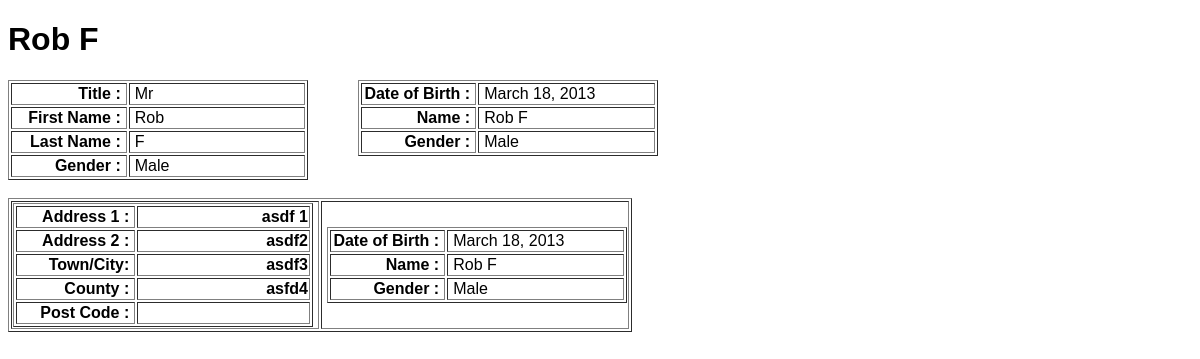
Before: /member/1/ with the older database file.
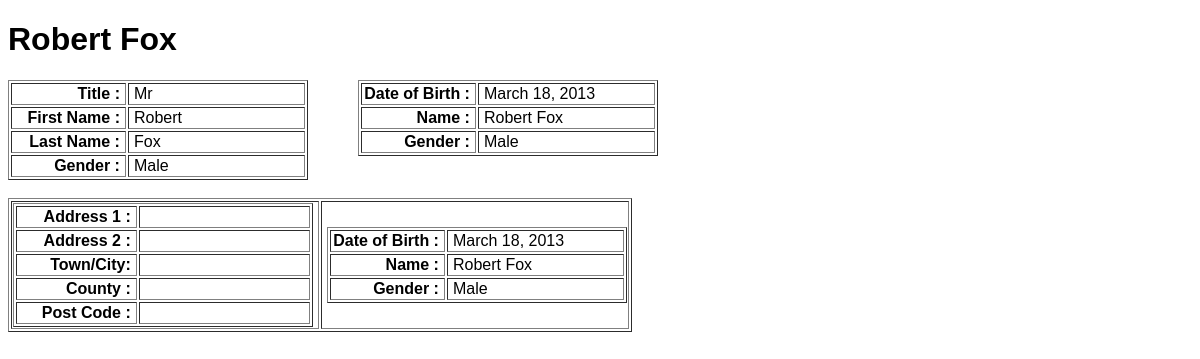
After: the same page with the newer database file.
### members/models.py (models this page shows, shortened)
class Member(models.Model):
    TITLE_CHOICES = (
        ('MR', 'Mr'),
        ('MRS', 'Mrs'),
        ('MISS', 'Miss'),
        ('MS', 'Ms'),
        ('DR', 'Dr'),
    )
    title = models.CharField(max_length=4, choices=TITLE_CHOICES)
    first_name = models.CharField(max_length=200)
    last_name = models.CharField(max_length=200)
    date_of_birth = models.DateField()
    GENDER_CHOICES = (
        ('M', 'Male'),
        ('F', 'Female'),
    )
    gender = models.CharField(max_length=1, choices=GENDER_CHOICES)
    address_1 = models.CharField(max_length=200,  blank=True, verbose_name='Address Line 1')
    address_2 = models.CharField(max_length=200,  blank=True, verbose_name='Address Line 2')
    address_3 = models.CharField(max_length=200,  blank=True, verbose_name='Town/City')
    address_4 = models.CharField(max_length=200,  blank=True, verbose_name='County')
    post_code = models.CharField(max_length=10)
    home_phone = models.CharField(max_length=20,  blank=True)
    mobile_phone = models.CharField(max_length=20,  blank=True)
    email = models.EmailField(blank=True, verbose_name='e-mail')
    em_contact_name = models.CharField(max_length=200,  blank=True, verbose_name='Emergency Contact Name')
    em_relationship = models.CharField(max_length=200,  blank=True, verbose_name='Relationship to Participant')
    em_contact_no = models.CharField(max_length=200,  blank=True, verbose_name='Emergency Contact Number')
    membership_type = models.ForeignKey(MembershipType)
    br_membership_no = models.CharField(max_length=200,  blank=True, verbose_name='BR Membership number')
    rowing_points = models.IntegerField(default=0, blank=True)
    sculling_points = models.IntegerField(default=0, blank=True)
    YESNO_CHOICES = (
        ('Y', 'Yes'),
        ('N', 'No'),
    )
    capsize_drill = models.CharField(max_length=1, choices=YESNO_CHOICES,blank=True)
    swim_50  = models.CharField(max_length=1, choices=YESNO_CHOICES, blank=True,verbose_name='50 metres')
    swim_5_underwater = models.CharField(max_length=1, choices=YESNO_CHOICES, blank=True,verbose_name='5 metres underwater')
    swim_tread = models.CharField(max_length=1, choices=YESNO_CHOICES, blank=True,verbose_name='Tread water for 2 minutes')
    start_date = models.DateField(("Start Date"), default=date.today)
    pg_name  = models.CharField(max_length=200,  blank=True, verbose_name='Parent \ Guardian')
    health_1_good_health = models.CharField(max_length=1, choices=YESNO_CHOICES, default='Y', verbose_name='Good general health?')
    health_1_details = models.TextField(blank=True, verbose_name='if No - details')
    health_2_diabetes = models.CharField(max_length=1, choices=YESNO_CHOICES, default='N', verbose_name='Diabetes')
    health_2_epilepsy = models.CharField(max_length=1, choices=YESNO_CHOICES, default='N', verbose_name='Epilepsy')
    health_2_asthma = models.CharField(max_length=1, choices=YESNO_CHOICES, default='N', verbose_name='Asthma')
    health_2_dyspraxia = models.CharField(max_length=1, choices=YESNO_CHOICES, default='N', verbose_name='Dyspraxia')
    health_2_heart_disease = models.CharField(max_length=1, choices=YESNO_CHOICES, default='N', verbose_name='Heart Disease')
    health_2_other = models.CharField(max_length=1, choices=YESNO_CHOICES, default='N', verbose_name='Other')
    health_2_details  = models.TextField(blank=True, verbose_name='if Yes - details')
    health_3_other = models.CharField(max_length=1, choices=YESNO_CHOICES, default='N', verbose_name='Other conditions affecting Rowing?')
    health_3_details  = models.TextField(blank=True, verbose_name='if Yes - details')
    health_4_other = models.CharField(max_length=1, choices=YESNO_CHOICES, default='N',verbose_name='Other health conditions?')
    health_4_details  = models.TextField(blank=True, verbose_name='if Yes - details')

### members/views.py (the view)
# urls.py: url(r'^(?P<member_id>\d+)/$', views.detail, name='detail'),
def detail(request, member_id):
    member = get_object_or_404(Member, pk=member_id)
    return render(request, 'member/detail.html', {'member': member})

### members/templates/member/detail.html
<!doctype html>
<html>
    <head>
        <link rel="stylesheet" type="text/css" href="{{ STATIC_URL }}screen.css" />
    </head>
<body>
<h1>{{ member.first_name }} {{ member.last_name }}</h1>
<div class="table_left">
<table border=1>
  <tbody>
    <tr>
      <td>Title : </td>
      <td>{{ member.get_title_display }}</td>
    </tr>
    <tr>
      <td>First Name : </td>
      <td>{{ member.first_name }}</td>
    </tr>
    <tr>
      <td>Last Name : </td>
      <td>{{ member.last_name }}</td>
    </tr>
    <tr>
      <td>Gender : </td>
      <td>{{ member.get_gender_display }}</td>
    </tr>
  </tbody>
</table>
<br>
</div>
<table border=1>
  <tbody>
    <tr>
      <td>Date of Birth : </td>
      <td>{{ member.date_of_birth }}</td>
    </tr>
    <tr>
      <td>Name : </td>
      <td>{{ member.first_name }} {{ member.last_name }}</td>
    </tr>
    <tr>
      <td>Gender : </td>
      <td>{{ member.get_gender_display }}</td>
    </tr>
  </tbody>
  </table>
<br>
<div class="table_left">
<table border=1>
  <tbody>
    <tr>
      <td>
<table border=1>
  <tbody>
    <tr>
      <td>Address 1 : </td>
      <td>{{ member.address_1 }}</td>
    </tr>
    <tr>
      <td>Address 2 : </td>
      <td>{{ member.address_2 }}</td>
    </tr>
    <tr>
      <td>Town/City: </td>
      <td>{{ member.address_3 }}</td>
    </tr>
    <tr>
      <td>County : </td>
      <td>{{ member.address_4 }}</td>
    </tr>
    <tr>
      <td>Post Code : </td>
      <td>{{ post_code }}</td>
    </tr>
  </tbody>
</table>
	</td>
    <td>
<table border=1>
  <tbody>
    <tr>
      <td>Date of Birth : </td>
      <td>{{ member.date_of_birth }}</td>
    </tr>
    <tr>
      <td>Name : </td>
      <td>{{ member.first_name }} {{ member.last_name }}</td>
    </tr>
    <tr>
      <td>Gender : </td>
      <td>{{ member.get_gender_display }}</td>
    </tr>
  </tbody>
  </table>
		</td>
		</tr>
  </tbody>
    </table>
</body>
</html>

### members/static/screen.css (style rules this page uses)
body { font-family:arial; color: black ; }
table, th, td { table-border: 1px; width:300px; }
.table_left { float: left; padding-right:50px; clear:left; }
td:nth-child(1) { padding-right:5px; text-align:right; width:120px; font-weight:bold; }
td:nth-child(2) { padding-left:5px; width:200px; }

Changed rows visible on the page:
changed Member "Mr": first_name "Rob" → "Robert"; last_name "F" → "Fox"; address_1 "asdf 1" → (not shown); address_2 "asdf2" → (not shown); address_3 "asdf3" → (not shown); address_4 "asfd4" → (not shown)
